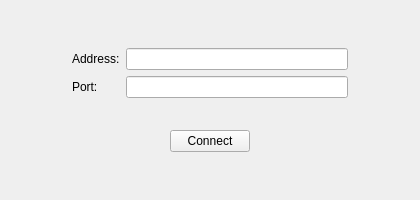
<?xml version="1.0" encoding="UTF-8"?>
<ui version="4.0">
 <class>LoginWidgetClass</class>
 <widget class="QWidget" name="LoginWidgetClass">
  <property name="geometry">
   <rect>
    <x>0</x>
    <y>0</y>
    <width>420</width>
    <height>200</height>
   </rect>
  </property>
  <property name="minimumSize">
   <size>
    <width>420</width>
    <height>200</height>
   </size>
  </property>
  <property name="maximumSize">
   <size>
    <width>420</width>
    <height>200</height>
   </size>
  </property>
  <property name="windowTitle">
   <string>LoginWidget</string>
  </property>
  <layout class="QGridLayout" name="gridLayout">
   <item row="0" column="0">
    <widget class="QStackedWidget" name="stackedWidget">
     <property name="currentIndex">
      <number>0</number>
     </property>
     <widget class="QWidget" name="page">
      <layout class="QVBoxLayout" name="verticalLayout" stretch="3,2">
       <item>
        <layout class="QGridLayout" name="gridLayout_2">
         <property name="leftMargin">
          <number>50</number>
         </property>
         <property name="rightMargin">
          <number>50</number>
         </property>
         <item row="1" column="0">
          <widget class="QLabel" name="label_2">
           <property name="text">
            <string>Port:</string>
           </property>
          </widget>
         </item>
         <item row="0" column="0">
          <widget class="QLabel" name="label">
           <property name="text">
            <string>Address:</string>
           </property>
          </widget>
         </item>
         <item row="1" column="1">
          <widget class="QLineEdit" name="portEdit"/>
         </item>
         <item row="0" column="1">
          <widget class="QLineEdit" name="addrEdit"/>
         </item>
        </layout>
       </item>
       <item>
        <layout class="QHBoxLayout" name="horizontalLayout">
         <item>
          <spacer name="horizontalSpacer">
           <property name="orientation">
            <enum>Qt::Horizontal</enum>
           </property>
           <property name="sizeHint" stdset="0">
            <size>
             <width>40</width>
             <height>20</height>
            </size>
           </property>
          </spacer>
         </item>
         <item>
          <widget class="QPushButton" name="connBtn">
           <property name="text">
            <string>Connect</string>
           </property>
          </widget>
         </item>
         <item>
          <spacer name="horizontalSpacer_2">
           <property name="orientation">
            <enum>Qt::Horizontal</enum>
           </property>
           <property name="sizeHint" stdset="0">
            <size>
             <width>40</width>
             <height>20</height>
            </size>
           </property>
          </spacer>
         </item>
        </layout>
       </item>
      </layout>
     </widget>
     <widget class="QWidget" name="page_2">
      <layout class="QVBoxLayout" name="verticalLayout_2" stretch="3,2">
       <item>
        <layout class="QHBoxLayout" name="horizontalLayout_2">
         <property name="leftMargin">
          <number>50</number>
         </property>
         <property name="rightMargin">
          <number>50</number>
         </property>
         <item>
          <widget class="QLabel" name="label_3">
           <property name="text">
            <string>User name: </string>
           </property>
          </widget>
         </item>
         <item>
          <widget class="QLineEdit" name="nameEdit"/>
         </item>
        </layout>
       </item>
       <item>
        <layout class="QHBoxLayout" name="horizontalLayout_3">
         <item>
          <spacer name="horizontalSpacer_4">
           <property name="orientation">
            <enum>Qt::Horizontal</enum>
           </property>
           <property name="sizeHint" stdset="0">
            <size>
             <width>40</width>
             <height>20</height>
            </size>
           </property>
          </spacer>
         </item>
         <item>
          <widget class="QPushButton" name="loginBtn">
           <property name="text">
            <string>Login</string>
           </property>
          </widget>
         </item>
         <item>
          <spacer name="horizontalSpacer_3">
           <property name="orientation">
            <enum>Qt::Horizontal</enum>
           </property>
           <property name="sizeHint" stdset="0">
            <size>
             <width>40</width>
             <height>20</height>
            </size>
           </property>
          </spacer>
         </item>
        </layout>
       </item>
      </layout>
     </widget>
    </widget>
   </item>
  </layout>
 </widget>
 <layoutdefault spacing="6" margin="11"/>
 <resources/>
 <connections/>
</ui>
